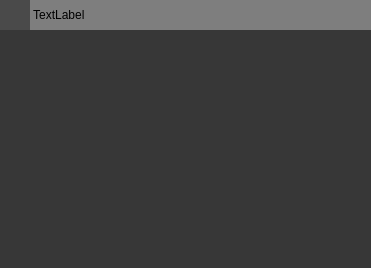
<?xml version="1.0" encoding="UTF-8"?>
<ui version="4.0">
 <class>AccordianBladeWidget</class>
 <widget class="QWidget" name="AccordianBladeWidget">
  <property name="geometry">
   <rect>
    <x>0</x>
    <y>0</y>
    <width>371</width>
    <height>268</height>
   </rect>
  </property>
  <property name="minimumSize">
   <size>
    <width>0</width>
    <height>30</height>
   </size>
  </property>
  <property name="windowTitle">
   <string>Form</string>
  </property>
  <layout class="QGridLayout" name="gridLayout">
   <property name="leftMargin">
    <number>0</number>
   </property>
   <property name="topMargin">
    <number>0</number>
   </property>
   <property name="rightMargin">
    <number>0</number>
   </property>
   <property name="bottomMargin">
    <number>0</number>
   </property>
   <property name="horizontalSpacing">
    <number>6</number>
   </property>
   <property name="verticalSpacing">
    <number>0</number>
   </property>
   <item row="0" column="0">
    <widget class="QWidget" name="bg" native="true">
     <property name="minimumSize">
      <size>
       <width>0</width>
       <height>30</height>
      </size>
     </property>
     <property name="maximumSize">
      <size>
       <width>16777215</width>
       <height>30</height>
      </size>
     </property>
     <property name="styleSheet">
      <string notr="true">background-color: rgb(126, 126, 126);</string>
     </property>
     <layout class="QHBoxLayout" name="horizontalLayout_3">
      <property name="spacing">
       <number>0</number>
      </property>
      <property name="leftMargin">
       <number>0</number>
      </property>
      <property name="topMargin">
       <number>0</number>
      </property>
      <property name="rightMargin">
       <number>0</number>
      </property>
      <property name="bottomMargin">
       <number>0</number>
      </property>
      <item>
       <widget class="QPushButton" name="toggle">
        <property name="minimumSize">
         <size>
          <width>30</width>
          <height>30</height>
         </size>
        </property>
        <property name="maximumSize">
         <size>
          <width>30</width>
          <height>16777215</height>
         </size>
        </property>
        <property name="styleSheet">
         <string notr="true">QPushButton {
   background-color: rgb(74, 74, 74);
   border-radius: 0;
}

QPushButton:hover {
	background-color: rgb(30, 144, 255);
	border: none;
}
</string>
        </property>
        <property name="text">
         <string/>
        </property>
       </widget>
      </item>
      <item>
       <widget class="QWidget" name="bgtext" native="true">
        <property name="minimumSize">
         <size>
          <width>150</width>
          <height>0</height>
         </size>
        </property>
        <layout class="QHBoxLayout" name="horizontalLayout">
         <property name="leftMargin">
          <number>0</number>
         </property>
         <property name="topMargin">
          <number>0</number>
         </property>
         <property name="rightMargin">
          <number>0</number>
         </property>
         <item>
          <widget class="QLabel" name="content_title">
           <property name="minimumSize">
            <size>
             <width>0</width>
             <height>30</height>
            </size>
           </property>
           <property name="text">
            <string> TextLabel</string>
           </property>
          </widget>
         </item>
        </layout>
       </widget>
      </item>
     </layout>
    </widget>
   </item>
   <item row="1" column="0">
    <widget class="QWidget" name="contentpane" native="true">
     <property name="minimumSize">
      <size>
       <width>0</width>
       <height>160</height>
      </size>
     </property>
     <property name="styleSheet">
      <string notr="true">background-color: rgb(55, 55, 55);</string>
     </property>
    </widget>
   </item>
  </layout>
  <zorder>contentpane</zorder>
  <zorder>bg</zorder>
 </widget>
 <resources/>
 <connections/>
</ui>
